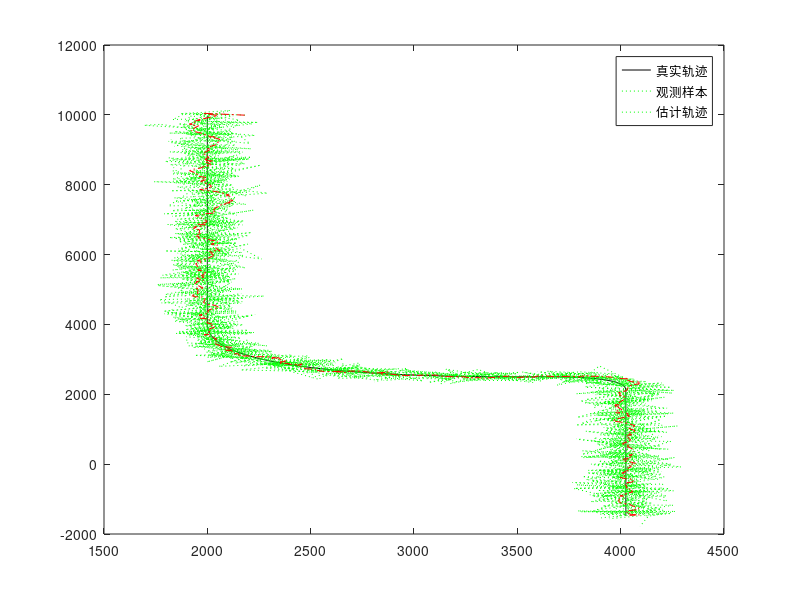
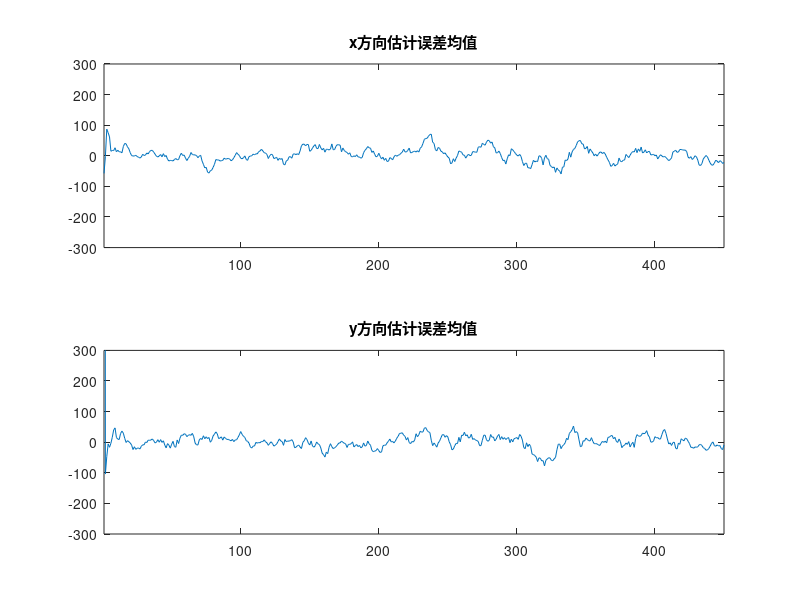
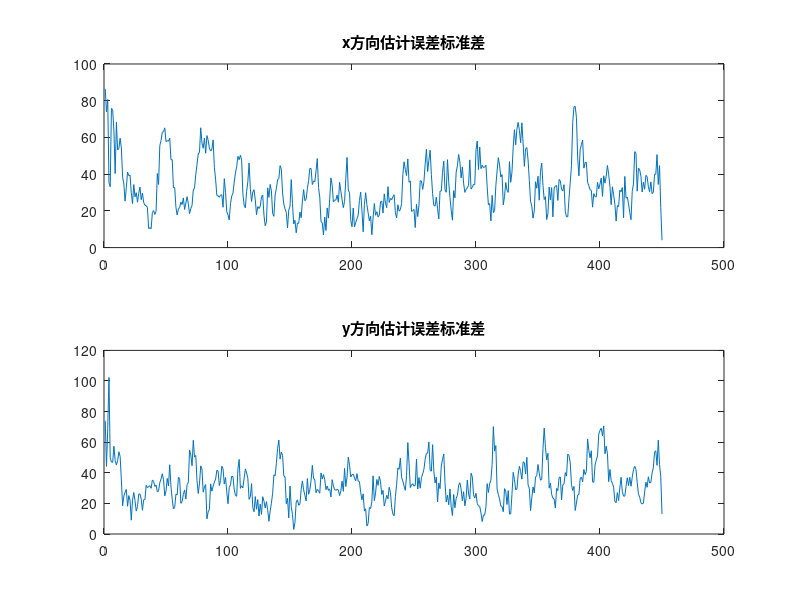

Write MATLAB code to recreate these figures, in order.
function ImmKalman 
clear all; 
T=2;     % 雷达扫描周期，也即采样周期 
M=5;    % 仿真（滤波）次数 
N=900/T;      % 总的采样点数 
N1=400/T;     % 第一转弯处采样起点 
N2=600/T;     % 第一匀速处采样起点 
N3=610/T;     % 第二转弯处采样起点 
N4=660/T;     % 第二匀速处采样起点 
Delta=100;     % 测量噪声标准差 
% 对真实的轨迹和观测轨迹数据的初始化 
Rx=zeros(N,1); 
Ry=zeros(N,1); 
Zx=zeros(N,M); 
Zy=zeros(N,M); 
%%%%%%%%%%%%%%%%%%%%%%%%%%%%%%%%%%%%%%%%%%%%%
%%%%%%%%%%%%%%%%%%%%%%%%%%%% 
% 下面是产生真实轨迹，读者可以修改数据，改变目标的真实运行状态和轨迹 
% 1-沿Y轴匀速直线 
t=2:T:400; 
x0=2000+0*t'; 
y0=10000-15*t'; 
% 2-慢转弯 
t=402:T:600; 
x1=x0(N1)+0.075*((t'-400).^2)/2; 
y1=y0(N1) -15*(t'-400)+0.075*((t'-400).^2)/2; 
% 3-匀速 
t=602:T:610; 
vx=0.075*(600-400); 
x2=x1(N2-N1)+vx*(t'-600); 
y2=y1(N2-N1)+0*t'; 
% 4-快转弯 
t=612:T:660; 
x3=x2(N3-N2)+(vx*(t'-610) -0.3*((t'-610).^2)/2); 
y3=y2(N3-N2) -0.3*((t'-610).^2)/2; 
% 5-匀速直线 
t=662:T:900; 
vy=-0.3*(660-610); 
x4=x3(N4-N3)+0*t'; 
y4=y3(N4-N3)+vy*(t'-660); 
% 最终将所有轨迹整合成为一个列向量，即真实轨迹数据,Rx 为 Real-x，Ry 为 Real-y的简写） 
Rx=[x0;x1;x2;x3;x4]; 
Ry=[y0;y1;y2;y3;y4]; 
% 对每次蒙特卡洛仿真的滤波估计位置的初始化 
Mt_Est_Px=zeros(M,N); 
Mt_Est_Py=zeros(M,N); 
% 产生观测数据,要仿真M次，必须有M次的观测数据 
nx=randn(N,M)*Delta;   % 产生观测噪声 
ny=randn(N,M)*Delta; 
Zx=Rx*ones(1,M)+nx;   % 真实值的基础上叠加噪声，即构成计算机模拟的观测值 
Zy=Ry*ones(1,M)+ny; 
%%%%%%%%%%%%%%%%%%%%%%%%%%%%%%%%%%%%%%%%%%%%%
%%%%%%%%%%%%%%%%%%%%%%%%%%%% 
for m=1:M 
    % 滤波初始化 
    Mt_Est_Px(m,1)=Zx(1,m);  %初始数据 
    Mt_Est_Py(m,1)=Zx(2,m); 
    xn(1)=Zx(1,m);    %滤波初值 
    xn(2)=Zx(2,m); 
    yn(1)=Zy(1,m); 
    yn(2)=Zy(2,m); 
    %非机动模型参数 
    phi=[1,T,0,0;0,1,0,0;0,0,1,T;0,0,0,1]; 
    h=[1,0,0,0;0,0,1,0]; 
    g=[T/2,0;1,0;0,T/2;0,1]; 
    q=[Delta^2,0;0,Delta^2]; 
    vx=(Zx(2) -Zx(1,m))/2; 
    vy=(Zy(2) -Zy(1,m))/2; 
    %初始状态估计 
    x_est=[Zx(2,m);vx;Zy(2,m);vy]; 
    p_est=[Delta^2,Delta^2/T,0,0;Delta^2/T,2*Delta^2/(T^2),0,0; 
        0,0,Delta^2,Delta^2/T;0,0,Delta^2/T,2*Delta^2/(T^2)]; 
    Mt_Est_Px(m,2)=x_est(1); 
    Mt_Est_Py(m,2)=x_est(3); 
    %滤波开始 
    for r=3:N 
        z=[Zx(r,m);Zy(r,m)]; 
        if r<20 
            x_pre=phi*x_est;     %预测 
            p_pre=phi*p_est*phi';    %预测误差协方差 
            k=p_pre*h'*inv(h*p_pre*h'+q);  %卡尔曼增益 
            x_est=x_pre+k*(z-h*x_pre);  %滤波 
            p_est=(eye(4) -k*h)*p_pre;  %滤波协方差 
 
            xn(r)=x_est(1);    %记录采样点滤波数据 
            yn(r)=x_est(3); 
            Mt_Est_Px(m,r)=x_est(1);   %记录第m次仿真滤波估计数据 
            Mt_Est_Py(m,r)=x_est(3); 
        else 
            if r==20 
                X_est=[x_est;0;0];   %扩维 
                P_est=p_est; 
                P_est(6,6)=0; 
                for i=1:3 
                    Xn_est{i,1}=X_est; 
                    Pn_est{i,1}=P_est; 
                end 
                u=[0.8,0.1,0.1];   %模型概率初始化 
            end 
            %调用IMM算法 
            [X_est,P_est,Xn_est,Pn_est,u]=IMM(Xn_est,Pn_est,T,z,Delta,u); 
            xn(r)=X_est(1); 
            yn(r)=X_est(3); 
            Mt_Est_Px(m,r)=X_est(1); 
            Mt_Est_Py(m,r)=X_est(3); 
        end 
    end          % 结束一次滤波 
end 
%%%%%%%%%%%%%%%%%%%%%%%%%%%%%%%%%%%%%%%%%%%%%
%%%%%%%%%%%%%%%%%%%%%%%%%% 
% 滤波结果的数据分析 
err_x=zeros(N,1); 
err_y=zeros(N,1); 
delta_x=zeros(N,1); 
delta_y=zeros(N,1); 
% 计算滤波的误差均值及标准差 
for r=1:N 
    % 估计误差均值，请对照书中的公式理解 
    ex=sum(Rx(r) -Mt_Est_Px(:,r));  
    ey=sum(Ry(r) -Mt_Est_Py(:,r)); 
    err_x(r)=ex/M; 
    err_y(r)=ey/M; 
    eqx=sum((Rx(r) -Mt_Est_Px(:,r)).^2); 
    eqy=sum((Ry(r) -Mt_Est_Py(:,r)).^2); 
    % 估计误差标准差，请对照书中的公式理解 
    delta_x(r)=sqrt(abs(eqx/M- (err_x(r)^2))); 
    delta_y(r)=sqrt(abs(eqy/M- (err_y(r)^2))); 
end 
%%%%%%%%%%%%%%%%%%%%%%%%%%%%%%%%%%%%%%%%%%%%%
%%%%%%%%%%%%%%%%%%%%%%%%%%%%%%%% 
% 绘图 
% 轨迹图，(Rx,Ry）构成真实轨迹（Zx,Zy）为观测轨迹，如果蒙特卡洛仿真次数很多，该数据 
% 数海量的，导致观测轨迹看起来似“一团”（xn,yn）为一次滤波结果，读者可以用蒙特卡罗 
% 均值代替. 
figure(1); 
plot(Rx,Ry,'k-',Zx,Zy,'g:',xn,yn,'r-.'); 
legend('真实轨迹','观测样本','估计轨迹'); 
% 均值 
figure(2); 
subplot(2,1,1); 
plot(err_x); 
axis([1,N, -300,300]); 
title('x方向估计误差均值'); 
subplot(2,1,2); 
plot(err_y); 
axis([1,N, -300,300]); 
title('y方向估计误差均值'); 
% 标准差 
figure(3); 
subplot(2,1,1); 
plot(delta_x); 
title('x方向估计误差标准差'); 
subplot(2,1,2); 
plot(delta_y); 
title('y方向估计误差标准差'); 
%%%%%%%%%%%%%%%%%%%%%%%%%%%%%%%%%%%%%%%%%%%%%
%%%%%%%%%%%%%%%%%%%%%%%%% 
% 子函数 IMM algorithm 
% X_est,P_est返回第m次仿真第r个采样点的滤波结果 
% Xn_est,Pn_est记录每个模型对应的第m次仿真第r个采样点的滤波结果 
% u为模型概率 
function [X_est,P_est,Xn_est,Pn_est,u]=IMM(Xn_est,Pn_est,T,Z,Delta,u)
% 控制模型转换的马尔可夫链的转移概率矩阵 
P=[0.95,0.025,0.025;0.025,0.95,0.025;0.025,0.025,0.95]; 
% 所采用的三个模型参数，模型一为非机动，模型二、三均为机动模型（Q不同） 
% 模型一 
PHI{1,1}=[1,T,0,0;0,1,0,0;0,0,1,T;0,0,0,1]; 
PHI{1,1}(6,6)=0; 
PHI{2,1}=[1,T,0,0,T^2/2,0;0,1,0,0,T,0;0,0,1,T,0,T^2/2; 
    0,0,0,1,0,T;0,0,0,0,1,0;0,0,0,0,0,1];   %模型二 
PHI{3,1}=PHI{2,1};      %模型三 
G{1,1}=[T/2,0;1,0;0,T/2;0,1];    %模型一 
G{1,1}(6,2)=0; 
G{2,1}=[T^2/4,0;T/2,0;0,T^2/4;0,T/2;1,0;0,1]; %模型二 
G{3,1}=G{2,1};       %模型三 
Q{1,1}=zeros(2);       %模型一 
Q{2,1}=0.001*eye(2);      %模型二 
Q{3,1}=0.0114*eye(2);      %模型三 
H=[1,0,0,0,0,0;0,0,1,0,0,0]; 
R=eye(2)*Delta^2;       %观测噪声协方差阵 
mu=zeros(3,3);       %混合概率矩阵 
c_mean=zeros(1,3);      %归一化常数 
for i=1:3 
    c_mean=c_mean+P(i,:)*u(i); 
end 
for i=1:3 
    mu(i,:)=P(i,:)*u(i)./c_mean; 
end 
% 输入交互 
for j=1:3 
    X0{j,1}=zeros(6,1); 
    P0{j,1}=zeros(6); 
    for i=1:3 
        X0{j,1}=X0{j,1}+Xn_est{i,1}*mu(i,j); 
    end 
    for i=1:3 
        P0{j,1}=P0{j,1}+mu(i,j)*( Pn_est{i,1}... 
            +(Xn_est{i,1}-X0{j,1})*(Xn_est{i,1}-X0{j,1})'); 
    end 
end 
% 模型条件滤波 
a=zeros(1,3); 
for j=1:3  
    % 观测预测 
    X_pre{j,1}=PHI{j,1}*X0{j,1}; 
    % 协方差预测 
    P_pre{j,1}=PHI{j,1}*P0{j,1}*PHI{j,1}'+G{j,1}*Q{j,1}*G{j,1}'; 
    % 计算卡尔曼增益 
    K{j,1}=P_pre{j,1}*H'*inv(H*P_pre{j,1}*H'+R); 
    % 状态更新 
    Xn_est{j,1}=X_pre{j,1}+K{j,1}*(Z-H*X_pre{j,1}); 
    % 协方差更新 
    Pn_est{j,1}=(eye(6) -K{j,1}*H)*P_pre{j,1}; 
end 
% 模型概率更新 
for j=1:3 
    v{j,1}=Z-H*X_pre{j,1};    %新息 
    s{j,1}=H*P_pre{j,1}*H'+R;    %观测协方差矩阵 
    n=length(s{j,1})/2; 
    a(1,j)=1/((2*pi)^n*sqrt(det(s{j,1})))*exp(-0.5*v{j,1}'... 
        *inv(s{j,1})*v{j,1});     %观测相对于模型j的似然函数 
end 
c=sum(a.*c_mean);      %归一化常数 
u=a.*c_mean./c;       %模型概率更新 
% 输出交互 
Xn=zeros(6,1); 
Pn=zeros(6); 
for j=1:3 
    Xn=Xn+Xn_est{j,1}.*u(j); 
end 
for j=1:3 
    Pn=Pn+u(j).*(Pn_est{j,1}+(Xn_est{j,1}-Xn)*(Xn_est{j,1}-Xn)'); 
end 
% 返回滤波结果 
X_est=Xn; 

P_est=Pn; 
%%%%%%%%%%%%%%%%%%%%%%%%%%%%%%%%%%%%%%%%%%%%%